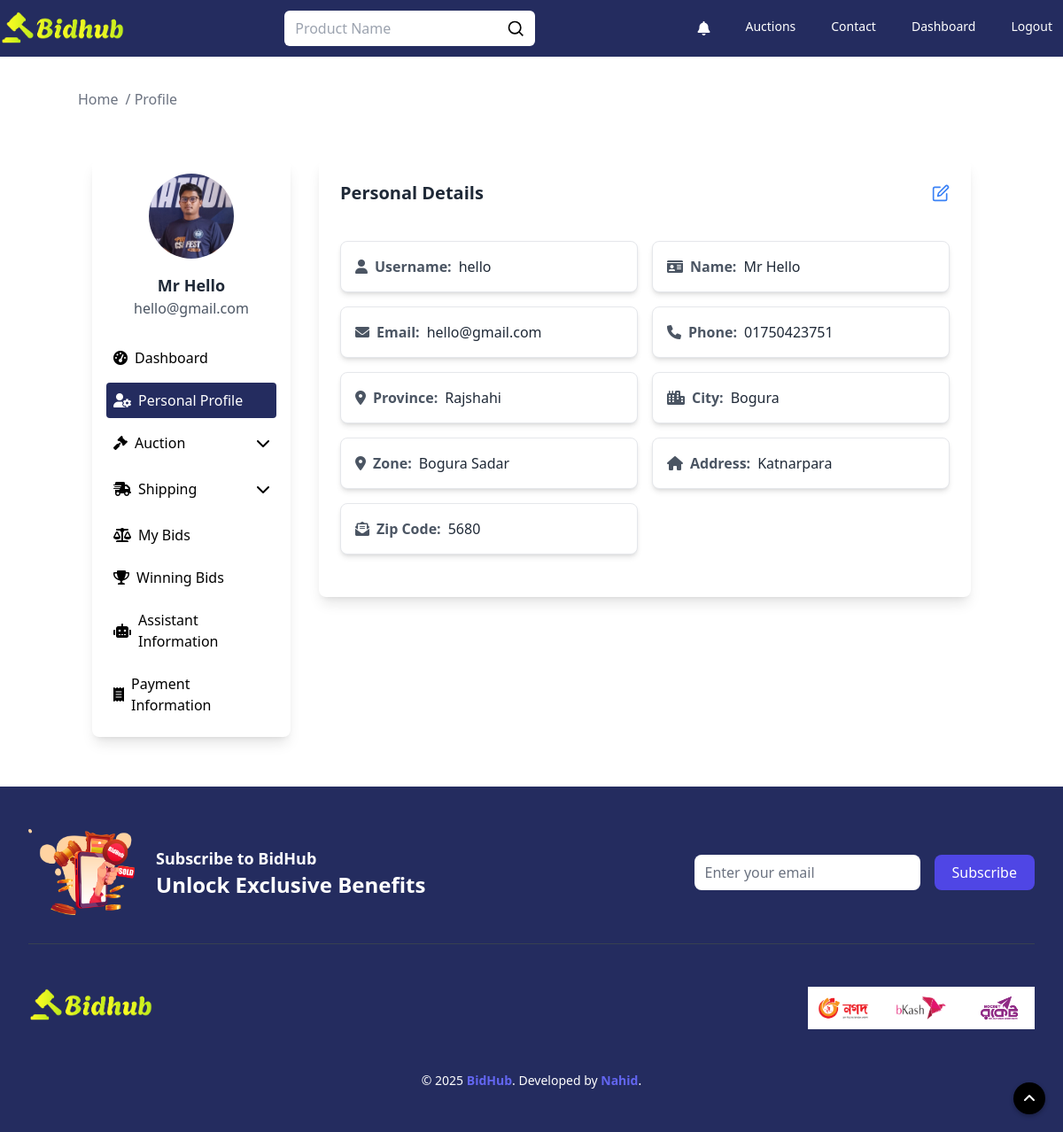
The app's page /user/profile (signed in) with its own data.
### auctions/models.py (models this page shows, shortened)
class User(AbstractUser):
    profile_picture = models.ImageField(upload_to='profile_pictures', null=True, blank=True)
    email = models.EmailField(_('email address'), unique=True)
    province = models.CharField(max_length=100, blank=True)
    city = models.CharField(max_length=100, blank=True)
    zone = models.CharField(max_length=100, blank=True)
    address = models.TextField(null=True, blank=True)
    zip_code = models.CharField(max_length=20, blank=True)
    phone = models.CharField(max_length=15, blank=True)
    objects = CustomUserManager()
    USERNAME_FIELD = 'username'
    EMAIL_FIELD = 'email'
    REQUIRED_FIELDS = ['email']

### auctions/views.py (the view)
# urls.py: path("user/profile", views.user_profile, name="userProfile"),
@login_required(login_url='login')
def user_profile(request):
    user = request.user
    profile_picture_url = None
    if user.profile_picture:
        profile_picture_url = request.build_absolute_uri(user.profile_picture.url)
    address_info = None
    if user.address:
        address_info = {
            'province': user.province,
            'city': user.city,
            'zone': user.zone,
            'address': user.address,
            'zip_code': user.zip_code,
            'phone': user.phone,
        }
    context = {
        'username': user.username,
        'email': user.email,
        'name': f"{user.first_name} {user.last_name}",
        'profile_picture': profile_picture_url,
        'address': address_info,
    }
    return render(request, "profile.html", context)

### auctions/templates/profile.html (shortened to what this page needs)
{% extends "layout.html" %}
{% load static %}
{% block body %}
    <div class="max-w-[1280px] w-full m-auto">
        <div class="pt-[100px]">
            <div class="container mx-auto">
                <ul class="flex space-x-2 text-gray-500">
                    <li><a href="/" class="hover:text-blue-500">Home</a></li>
                    <li><span> / Profile</span></li>
                </ul>
            </div>
        </div>
        <section class="my-10">
            <div class="container mx-auto">
                <div class="flex flex-wrap justify-center">
                    {% include "sidebar.html" %}
                    <div class="w-full sm:w-2/3 lg:w-3/4 p-4">
                        <div class="bg-white shadow-lg rounded-lg p-6">
                            <div class="flex justify-between items-center mb-4">
                                <h4 class="text-xl font-semibold text-gray-800">Personal Details</h4>
                                <a href="{% url 'edit_profile' %}" class="text-blue-500 cursor-pointer hover:underline">
                                </a>
                            </div>
                            <div class="grid grid-cols-1 gap-4 py-6 lg:grid-cols-2">
                                <div class="flex items-center bg-white border border-gray-200 rounded-lg shadow-md p-4 hover:shadow-lg transition">
                                    <i class="fas fa-user text-gray-600 mr-2"></i>
                                    <span class="text-gray-600 font-semibold">Username:</span>
                                    <span class="text-gray-800 ml-2">{{ username }}</span>
                                </div>
                                <div class="flex items-center bg-white border border-gray-200 rounded-lg shadow-md p-4 hover:shadow-lg transition">
                                    <i class="fas fa-id-card text-gray-600 mr-2"></i>
                                    <span class="text-gray-600 font-semibold">Name:</span>
                                    <span class="text-gray-800 ml-2">{% if name %} {{ name }} {% else %}
                                        None {% endif %}</span>
                                </div>
                                <div class="flex items-center bg-white border border-gray-200 rounded-lg shadow-md p-4 hover:shadow-lg transition">
                                    <i class="fas fa-envelope text-gray-600 mr-2"></i>
                                    <span class="text-gray-600 font-semibold">Email:</span>
                                    <span class="text-gray-800 ml-2">{{ email }}</span>
                                </div>
                                <div class="flex items-center bg-white border border-gray-200 rounded-lg shadow-md p-4 hover:shadow-lg transition">
                                    <i class="fas fa-phone text-gray-600 mr-2"></i>
                                    <span class="text-gray-600 font-semibold">Phone:</span>
                                    <span class="text-gray-800 ml-2">{{ address.phone }}</span>
                                </div>
                                <div class="flex items-center bg-white border border-gray-200 rounded-lg shadow-md p-4 hover:shadow-lg transition">
                                    <i class="fas fa-map-marker-alt text-gray-600 mr-2"></i>
                                    <span class="text-gray-600 font-semibold">Province:</span>
                                    <span class="text-gray-800 ml-2">{{ address.province }}</span>
                                </div>
                                <div class="flex items-center bg-white border border-gray-200 rounded-lg shadow-md p-4 hover:shadow-lg transition">
                                    <i class="fas fa-city text-gray-600 mr-2"></i>
                                    <span class="text-gray-600 font-semibold">City:</span>
                                    <span class="text-gray-800 ml-2">{{ address.city }}</span>
                                </div>
                                <div class="flex items-center bg-white border border-gray-200 rounded-lg shadow-md p-4 hover:shadow-lg transition">
                                    <i class="fas fa-map-marker-alt text-gray-600 mr-2"></i>
                                    <span class="text-gray-600 font-semibold">Zone:</span>
                                    <span class="text-gray-800 ml-2">{{ address.zone }}</span>
                                </div>
                                <div class="flex items-center bg-white border border-gray-200 rounded-lg shadow-md p-4 hover:shadow-lg transition">
                                    <i class="fas fa-home text-gray-600 mr-2"></i>
                                    <span class="text-gray-600 font-semibold">Address:</span>
                                    <span class="text-gray-800 ml-2">{{ address.address }}</span>
                                </div>
                                <div class="flex items-center bg-white border border-gray-200 rounded-lg shadow-md p-4 hover:shadow-lg transition">
                                    <i class="fas fa-envelope-open-text text-gray-600 mr-2"></i>
                                    <span class="text-gray-600 font-semibold">Zip Code:</span>
                                    <span class="text-gray-800 ml-2">{{ address.zip_code }}</span>
                                </div>
                            </div>
                        </div>
                    </div>
                </div>
            </div>
        </section>
    </div>
{% endblock %}

### auctions/templates/sidebar.html (shortened to what this page needs)
{% load static %}
{% block body %}
    {% url 'userProfile' as user_profile_url %}
    {% url 'userDashboard' as user_dashboard_url %}
    {% url 'myAuction' as my_auction_url %}
    {% url 'userBids' as user_bids_url %}
    {% url 'userWinBids' as user_win_bids_url %}
    {% url 'paymentInformation' as payment_info_url %}
    {% url 'create' as create_auction_url %}
    {% url 'assistant_info' as assistant_info %}
    {% url 'shipping_to' as shipping_to %}
    {% url 'shipping_from' as shipping_from %}
    <div class="w-full sm:w-1/3 lg:w-1/4 p-4">
        <div class="bg-white shadow-lg rounded-lg p-4 sticky top-20">
            <div class="flex flex-col items-center">
                <div class="relative w-24 h-24 rounded-full overflow-hidden">
                    <form id="profile-pic-form" method="post" enctype="multipart/form-data">
                        <img id="profile-pic-preview" class="object-cover w-[100px] h-[100px]"
                             src="{% if profile_picture %}{{ profile_picture }}{% else %}{% static 'images/men.png' %}{% endif %}"
                             alt="{{ username }}">
                    </form>
                </div>
                <h5 class="mt-4 text-lg font-semibold text-gray-800">
                    {% if name %}{{ name }}{% else %}None{% endif %}
                </h5>
                <span class="text-gray-600">{{ user.email }}</span>
            </div>
            <ul class="mt-6 space-y-2">
                <li>
                    <a href="{{ user_dashboard_url }}"
                       class="flex items-center p-2 rounded w-full {% if request.path == user_dashboard_url %}bg-[#242c5f] text-white{% else %}text-black hover:bg-[#242c5f] hover:text-white{% endif %}">
                        <i class="fas fa-tachometer-alt mr-2"></i> Dashboard
                    </a>
                </li>
                <li>
                    <a href="{{ user_profile_url }}"
                       class="flex items-center p-2 rounded w-full {% if request.path == user_profile_url %}bg-[#242c5f] text-white{% else %}text-black hover:bg-[#242c5f] hover:text-white{% endif %}">
                        <i class="fas fa-user-cog mr-2"></i> Personal Profile
                    </a>
                </li>
                <li class="w-full">
                    <button onclick="toggleMenu('auction-menu', 'chevron-icon')"
                            class="flex items-center justify-between p-2 rounded w-full text-black hover:bg-[#242c5f] hover:text-white transition-colors"
                            data-url="{{ create_auction_url }}">
                        <span class="flex items-center">
                            <i class="fas fa-gavel mr-2"></i> Auction
                        </span>
                        <i id="chevron-icon" class="fas fa-chevron-down transition-transform duration-300"></i>
                    </button>
                </li>
                <li class="w-full">
                    <button onclick="toggleMenu('shipping-menu', 'shipping-chevron')"
                            class="flex items-center justify-between p-2 rounded w-full text-black hover:bg-[#242c5f] hover:text-white transition-colors"
                            data-url="{{ shipping_from }}">
                        <span class="flex items-center">
                            <i class="fa-solid fa-truck-fast mr-2"></i> Shipping
                        </span>
                        <i id="chevron-icon" class="fas fa-chevron-down transition-transform duration-300"></i>
                    </button>
                </li>
                <li>
                    <a href="{{ user_bids_url }}"
                       class="flex items-center p-2 rounded w-full {% if request.path == user_bids_url %}bg-[#242c5f] text-white{% else %}text-black hover:bg-[#242c5f] hover:text-white{% endif %}">
                        <i class="fas fa-balance-scale mr-2"></i> My Bids
                    </a>
                </li>
                <li>
                    <a href="{{ user_win_bids_url }}"
                       class="flex items-center p-2 rounded w-full {% if request.path == user_win_bids_url %}bg-[#242c5f] text-white{% else %}text-black hover:bg-[#242c5f] hover:text-white{% endif %}">
                        <i class="fas fa-trophy mr-2"></i> Winning Bids
                    </a>
                </li>
                <li>
                    <a href="{{ assistant_info }}"
                       class="flex items-center p-2 rounded w-full {% if request.path == assistant_info %}bg-[#242c5f] text-white{% else %}text-black hover:bg-[#242c5f] hover:text-white{% endif %}">
                        <i class="fa-solid fa-robot mr-2"></i> Assistant Information
                    </a>
                </li>
                <li>
                    <a href="{{ payment_info_url }}"
                       class="flex items-center p-2 rounded w-full {% if request.path == payment_info_url %}bg-[#242c5f] text-white{% else %}text-black hover:bg-[#242c5f] hover:text-white{% endif %}">
                        <i class="fas fa-receipt mr-2"></i> Payment Information
                    </a>
                </li>
            </ul>
        </div>
    </div>
{% endblock %}

### records on screen
User: email "hello@gmail.com", username "hello", phone "01750423751", province "Rajshahi", city "Bogura", zone "Bogura Sadar", address "Katnarpara", zip_code "5680"

### other values on screen
{{ name }} "Mr Hello"
